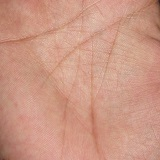
%> input picture colorpics/IMG_001 (1).JPG, 160 x 160 px
$ octave test2.m   (GNU Octave 9; MATLAB toolbox functions it lacks are replaced by stand-ins)
%> lines starting %> are read from the running program, lines starting %| are printed output that depends on the picture
### cmfrat.m
function mat = cmfrat(row, col, angle)
    row = row + 4;
    col = col + 4;
    mat = zeros(row, col);

    m = -tand(angle);
    a = round(col / 2);
    b = round(row / 2);

    if (angle >= 0 && angle <= 45) || (angle > 135 && angle <= 180)
        for x=col - 2:-1:3
            y = round(m*(x - a) + b);
            mat([y-1, y, y+1], x) = 1/33;
            mat([y-3, y-2, y+2, y+3], x) = -1/66;
        end

    elseif angle > 45 && angle <= 135
        for y=row - 2:-1:3
            x = round((y - b)/m + a);
            mat(y, [x-1, x, x+1]) = 1/33;
            mat(y, [x-3, x-2, x+2, x+3]) = -1/66;
        end
    end
end

### edgeresponse.m
function image = edgeresponse(im, resp)
        %cmfrat filters 0, 20, 40, 60, 80, 100, 120, 140, 160
        f0 = cmfrat(11, 11, 0);
        f20 = cmfrat(11, 11, 20);
        f40 = cmfrat(11, 11, 40);
        f60 = cmfrat(11, 11, 60);
        f80 = cmfrat(11, 11, 80);
        f100 = cmfrat(11, 11, 100);
        f120 = cmfrat(11, 11, 120);
        f140 = cmfrat(11, 11, 140);
        f160 = cmfrat(11, 11, 160);

        im0 = imfilter(im, f0, 'symmetric');
        im20 = imfilter(im, f20, 'symmetric');
        im40 = imfilter(im, f40, 'symmetric');
        im60 = imfilter(im, f60, 'symmetric');
        im80 = imfilter(im, f80, 'symmetric');
        im100 = imfilter(im, f100, 'symmetric');
        im120 = imfilter(im, f120, 'symmetric');
        im140 = imfilter(im, f140, 'symmetric');
        im160 = imfilter(im, f160, 'symmetric');

        %combined the images
        if strcmp(resp, 'max')
            image = maxresponse(im0, im20, im40, im60, im80, im100, im120, im140, im160);
        else
            image = minresponse(im0, im20, im40, im60, im80, im100, im120, im140, im160);
        end

        image = imadjust(image);

% [13 lines of commented-out code are left out]
end

### maxresponse.m
function image = maxresponse(im0, im20, im40, im60, im80, im100, im120, im140, im160)
    [row, col] = size(im0);
    image = zeros(row, col);
    for t=1:row
       for k=1:col
            image(t, k) = max([im0(t, k), im20(t, k), im40(t, k), im60(t, k), im80(t, k), im100(t, k), im120(t, k), im140(t, k), im160(t, k)]);
       end
    end
end

### percentile.m
function th = percentile(im, perc)
    [counts, xi] = imhist(im);
    percent = counts/sum(counts) * 100;
    th = 256;
    temp = 0;
    while temp < perc && th >= 1
       temp = temp + percent(th);
       th = th - 1;
    end

    if th == 0
        th = 1;
    else
        th = xi(th);
    end
end

### test2.m
close all;
% [10 lines of commented-out code are left out]
    im1 = imread('colorpics/IMG_001 (1).JPG');
%> im1 is the input picture: size 160x160x3 uint8; mean R, G, B 203.6, 151.7, 132.6
% [14 lines of commented-out code are left out]
    imgray = rgb2gray(im1);
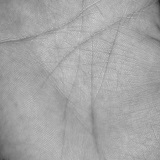
%> imgray: size 160x160 uint8; min 38, max 207, mean 165.1

    imb = im2double(imgray);
%     imb = imadjust(imb);

%     %edge response
    imfirstedge = edgeresponse(imb, 'max');
%> in edgeresponse, `im120 = imfilter(im, f120, 'symmetric');`:
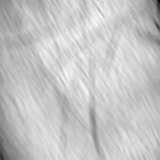
%> im120: size 160x160 double; min 0.0614, max 0.261, mean 0.216; drawn with min black and max white
    imsecondedge = edgeresponse(imcomplement(imfirstedge), 'max');
%> call 2 of edgeresponse, with resp = 'max'
%> in edgeresponse (call 2), `im160 = imfilter(im, f160, 'symmetric');`:
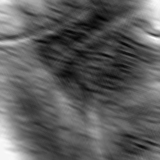
%> im160: size 160x160 double; min -0.026, max 0.348, mean 0.111; drawn with min black and max white
%> after the loop in maxresponse (call 2), `for t=1:row`:
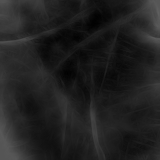
%> image: size 160x160 double; min 0.00426, max 0.376, mean 0.13
    imsecondedge = edgeresponse(imcomplement(imsecondedge), 'max');
%> call 3 of edgeresponse, with resp = 'max'
%> in edgeresponse (call 3), `im0 = imfilter(im, f0, 'symmetric');`:
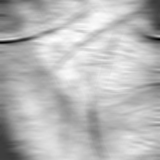
%> im0: size 160x160 double; min -0.112, max 0.352, mean 0.224; drawn with min black and max white
%> after the loop in maxresponse (call 3), `for t=1:row`:
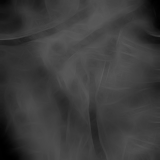
%> image: size 160x160 double; min 0.000147, max 0.359, mean 0.238
%> in edgeresponse (call 3), `image = imadjust(image);`:
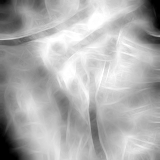
%> image: size 160x160 double; min 0, max 1, mean 0.687
% %     imsecondedge = edgeresponse(imcomplement(imsecondedge), 'max');

    %canny
    %first edge response
    tlow = percentile(imfirstedge, 12);
%> in percentile, `[counts, xi] = imhist(im);`: counts = 256 values, max 283 at index 189, min 4 at index 2, mean 100; xi = 256 values from 0 to 1
%> in percentile, `percent = counts/sum(counts) * 100;`: percent = 256 values, max 1.11 at index 189, min 0.0156 at index 2, mean 0.391
%> the loop in percentile, `while temp < perc && th >= 1` made 36 passes
%> temp on passes 1 to 12: 1.05, 1.17, 1.29, 1.4, 1.53, 1.73, 1.83, 2.01, 2.18, 2.43, 2.67, 2.84
%> after the loop in percentile, `while temp < perc && th >= 1`: th = 220
%> in percentile, `th = xi(th);`: th = 0.859
%> tlow = 0.859
    thigh = percentile(imfirstedge, 5);
%> the loop in percentile (call 2), `while temp < perc && th >= 1` made 20 passes
%> thigh = 0.922
%> (the run ends here)

$ run again, with pics/01.bmp saved as colorpics/IMG_001 (1).JPG
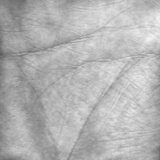
%> input picture pics/01.bmp, 160 x 160 px
%> im1 is the input picture: size 160x160 uint8; min 87, max 247, mean 179.3
%> after the loop in maxresponse (call 2), `for t=1:row`:
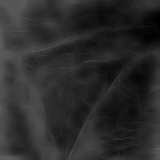
%> image: size 160x160 double; min 0.0017, max 0.377, mean 0.172
%> after the loop in maxresponse (call 3), `for t=1:row`:
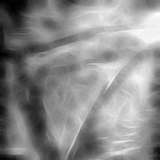
%> image: size 160x160 double; min -0.000161, max 0.355, mean 0.195; drawn with min black and max white
%> counts = 256 values, max 270 at index 256, min 9 at index 7, mean 100; xi = 256 values from 0 to 1
%> percent = 256 values, max 1.05 at index 256, min 0.0352 at index 7, mean 0.391
%> the loop in percentile, `while temp < perc && th >= 1` made 48 passes
%> temp on passes 1 to 8: 1.05, 1.12, 1.2, 1.26, 1.32, 1.41, 1.56, 1.64
%> after the loop in percentile, `while temp < perc && th >= 1`: th = 208
%> in percentile, `th = xi(th);`: th = 0.812
%> the loop in percentile (call 2), `while temp < perc && th >= 1` made 29 passes
%> thigh = 0.886

$ run again, with pics/02.bmp saved as colorpics/IMG_001 (1).JPG
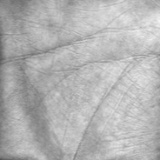
%> input picture pics/02.bmp, 160 x 160 px
%> im1 is the input picture: size 160x160 uint8; min 82, max 244, mean 179
%> after the loop in maxresponse (call 3), `for t=1:row`:
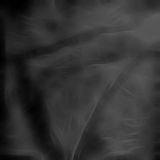
%> image: size 160x160 double; min 0.00171, max 0.356, mean 0.202
%> in edgeresponse (call 3), `image = imadjust(image);`:
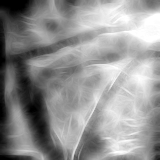
%> image: size 160x160 double; min 0, max 1, mean 0.575
%> counts = 256 values, max 268 at index 256, min 8 at index 4, mean 100; xi = 256 values from 0 to 1
%> percent = 256 values, max 1.05 at index 256, min 0.0312 at index 4, mean 0.391
%> the loop in percentile, `while temp < perc && th >= 1` made 45 passes
%> temp on passes 1 to 8: 1.05, 1.09, 1.17, 1.26, 1.35, 1.45, 1.57, 1.67
%> after the loop in percentile, `while temp < perc && th >= 1`: th = 211
%> in percentile, `th = xi(th);`: th = 0.824
%> the loop in percentile (call 2), `while temp < perc && th >= 1` made 26 passes
%> thigh = 0.898
